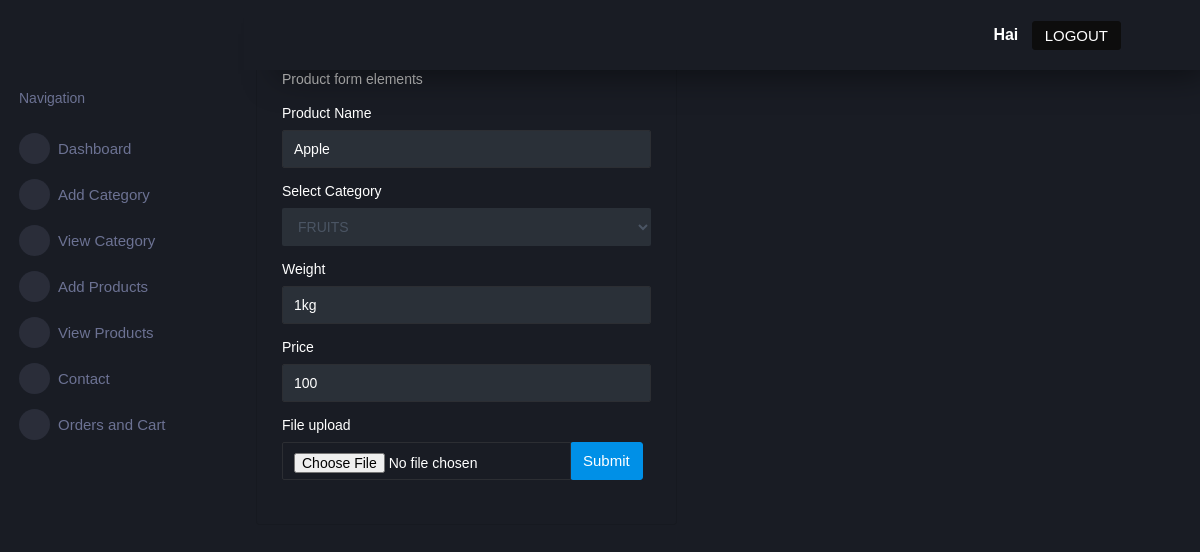
Screenshot of /edit/46/ with the database file from the repository.
### Adminapp/models.py (models this page shows)
class productdb(models.Model):
    img=models.ImageField(upload_to='media',null=True,blank=False)
    productname=models.CharField(max_length=100,null=True,blank=False)
    category=models.CharField(max_length=100,null=True,blank=False)
    weight=models.CharField(max_length=100,null=True,blank=True,validators=[alphaneumeric])
    price=models.IntegerField(null=True,blank=False)

### Adminapp/views.py (the view)
# urls.py: path('edit/<int:id>/',views.edit,name='edit'),
def edit(request,id):
    obj = productdb.objects.filter(id=id)
    return render(request, 'edit.html',{'obj':obj})

### Adminapp/templates/edit.html (shortened to what this page needs)
{% extends 'index.html' %}
              {% block content %}
              {% for a in obj %}
              <form method="POST" action="{% url 'update' id=a.id %}" enctype="multipart/form-data" >
              <div class="col-12 grid-margin stretch-card">
                <div class="card">
                  <div class="card-body">
                    <h4 class="card-title">Product Form</h4>
                    <p class="card-description"> Product form elements </p>
                    <form class="forms-sample">
                      <div class="form-group">
                        <label for="exampleInputName1">Product Name</label>
                        <input type="text" class="form-control" id="exampleInputName1" placeholder="Name" name="productname" value="{{a.productname}}">
                      </div>
                      <div class="form-group">
                        <label for="category">Select Category</label>
                        <select name="category"  class="form-control"  placeholder="category" value="{{a.category}}">
                          <option value="Fruits">FRUITS</option>
                        </select>
                      </div>
                      <div class="form-group">
                        <label for="weight">Weight</label>
                        <input type="text" class="form-control"  placeholder="Add product weight" name="weight" value="{{a.weight}}">
                      </div>
                      <div class="form-group">
                        <label for="price">Price</label>
                        <input type="text" class="form-control"  placeholder="Add product price" name="price" value="{{a.price}}">
                      </div>
                      <div class="form-group">
                        <label>File upload</label>
                        <div class="input-group col-xs-12">
                          <input type="file" class="form-control file-upload-info" name="img" value="{{a.img}}">
                        <button type="submit" class="btn btn-primary mr-2">Submit</button>
                        </div>
                      </div>
                      {% endfor %}
                      {% endblock %}

### rows the page displays
productdb: productname "Apple", category "FRUITS", weight "1kg", price "100"
